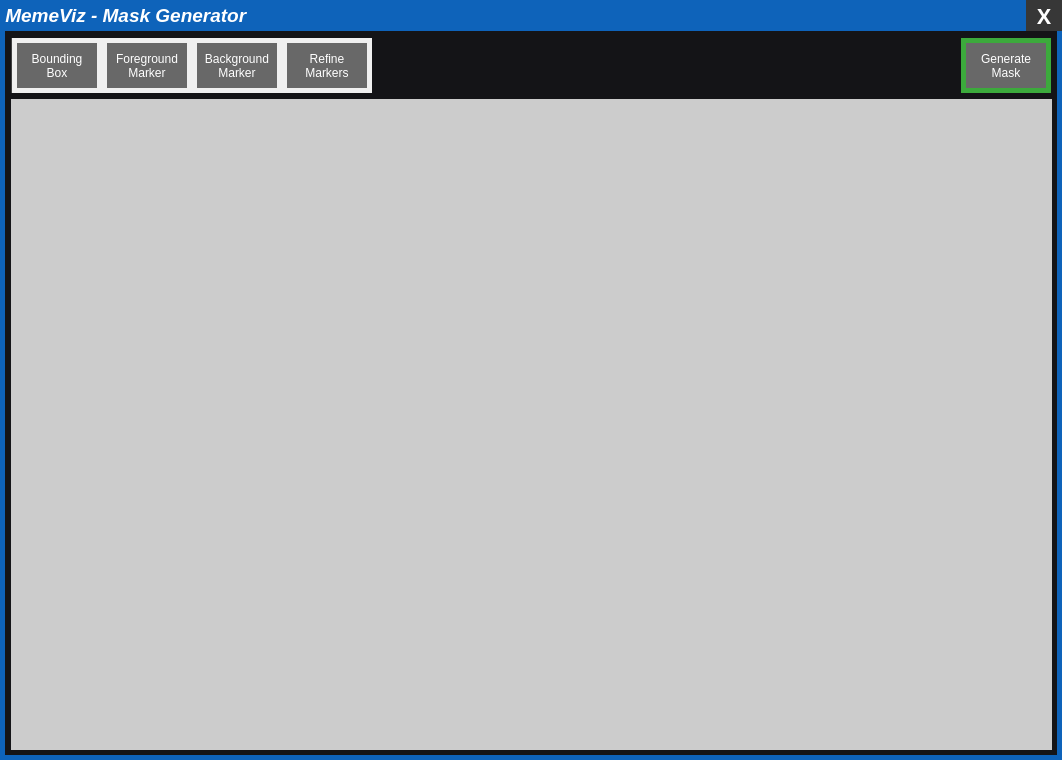
<?xml version="1.0" encoding="UTF-8"?>
<ui version="4.0">
 <class>segMask</class>
 <widget class="QDialog" name="segMask">
  <property name="geometry">
   <rect>
    <x>0</x>
    <y>0</y>
    <width>1062</width>
    <height>760</height>
   </rect>
  </property>
  <property name="windowTitle">
   <string>Dialog</string>
  </property>
  <property name="styleSheet">
   <string notr="true">QDialog {
	background-color: rgb(20,20,23);
}</string>
  </property>
  <property name="modal">
   <bool>true</bool>
  </property>
  <widget class="QGraphicsView" name="graphicsView_seg">
   <property name="geometry">
    <rect>
     <x>11</x>
     <y>99</y>
     <width>1041</width>
     <height>651</height>
    </rect>
   </property>
   <property name="cursor" stdset="0">
    <cursorShape>ArrowCursor</cursorShape>
   </property>
   <property name="autoFillBackground">
    <bool>false</bool>
   </property>
   <property name="styleSheet">
    <string notr="true">QGraphicsView {background-color:rgb(204,204,204);}</string>
   </property>
   <property name="frameShape">
    <enum>QFrame::NoFrame</enum>
   </property>
   <property name="frameShadow">
    <enum>QFrame::Plain</enum>
   </property>
   <property name="lineWidth">
    <number>10</number>
   </property>
   <property name="verticalScrollBarPolicy">
    <enum>Qt::ScrollBarAlwaysOff</enum>
   </property>
   <property name="horizontalScrollBarPolicy">
    <enum>Qt::ScrollBarAlwaysOff</enum>
   </property>
   <property name="backgroundBrush">
    <brush brushstyle="NoBrush">
     <color alpha="255">
      <red>0</red>
      <green>0</green>
      <blue>0</blue>
     </color>
    </brush>
   </property>
  </widget>
  <widget class="QPushButton" name="pushButton_mask">
   <property name="geometry">
    <rect>
     <x>966</x>
     <y>43</y>
     <width>80</width>
     <height>45</height>
    </rect>
   </property>
   <property name="styleSheet">
    <string notr="true">QPushButton#pushButton_mask {
	color: white;
    background-color:  rgb(104, 104, 104);
    border-style: none;
    border-width: 2px;
    border-color: rgb(104, 104, 104);
}
QPushButton#pushButton_mask:pressed {
    background-color: rgb(50, 50, 50);
    border-style: inset;
}</string>
   </property>
   <property name="text">
    <string>Generate
Mask</string>
   </property>
  </widget>
  <widget class="QPushButton" name="pushButton_forebox">
   <property name="geometry">
    <rect>
     <x>17</x>
     <y>43</y>
     <width>80</width>
     <height>45</height>
    </rect>
   </property>
   <property name="styleSheet">
    <string notr="true">QPushButton#pushButton_forebox {
	color: white;
    background-color:  rgb(104, 104, 104);
    border-style: none;
    border-width: 2px;
    border-color: rgb(104, 104, 104);
}
QPushButton#pushButton_forebox:pressed {
    background-color: rgb(50, 50, 50);
    border-style: inset;
}</string>
   </property>
   <property name="text">
    <string>Bounding
Box</string>
   </property>
  </widget>
  <widget class="QPushButton" name="pushButton_foreground">
   <property name="geometry">
    <rect>
     <x>107</x>
     <y>43</y>
     <width>80</width>
     <height>45</height>
    </rect>
   </property>
   <property name="styleSheet">
    <string notr="true">QPushButton#pushButton_foreground {
	color: white;
    background-color:  rgb(104, 104, 104);
    border-style: none;
    border-width: 2px;
    border-color: rgb(104, 104, 104);
}
QPushButton#pushButton_foreground:pressed {
    background-color: rgb(50, 50, 50);
    border-style: inset;
}</string>
   </property>
   <property name="text">
    <string>Foreground
Marker</string>
   </property>
  </widget>
  <widget class="QPushButton" name="pushButton_background">
   <property name="geometry">
    <rect>
     <x>197</x>
     <y>43</y>
     <width>80</width>
     <height>45</height>
    </rect>
   </property>
   <property name="styleSheet">
    <string notr="true">QPushButton#pushButton_background {
	color: white;
    background-color:  rgb(104, 104, 104);
    border-style: none;
    border-width: 2px;
    border-color: rgb(104, 104, 104);
}
QPushButton#pushButton_background:pressed {
    background-color: rgb(50, 50, 50);
    border-style: inset;
}</string>
   </property>
   <property name="text">
    <string>Background
Marker</string>
   </property>
  </widget>
  <widget class="QLabel" name="label">
   <property name="geometry">
    <rect>
     <x>11</x>
     <y>38</y>
     <width>361</width>
     <height>55</height>
    </rect>
   </property>
   <property name="styleSheet">
    <string notr="true">QLabel{
    background-color:  rgb(65, 65, 65);
}</string>
   </property>
   <property name="text">
    <string/>
   </property>
  </widget>
  <widget class="QLabel" name="label_2">
   <property name="geometry">
    <rect>
     <x>12</x>
     <y>38</y>
     <width>90</width>
     <height>55</height>
    </rect>
   </property>
   <property name="styleSheet">
    <string notr="true">QLabel{
    background-color:  rgb(240, 240, 240);
}</string>
   </property>
   <property name="text">
    <string/>
   </property>
  </widget>
  <widget class="QLabel" name="label_3">
   <property name="geometry">
    <rect>
     <x>102</x>
     <y>38</y>
     <width>90</width>
     <height>55</height>
    </rect>
   </property>
   <property name="styleSheet">
    <string notr="true">QLabel{
    background-color:  rgb(240, 240, 240);
}</string>
   </property>
   <property name="text">
    <string/>
   </property>
  </widget>
  <widget class="QLabel" name="label_4">
   <property name="geometry">
    <rect>
     <x>192</x>
     <y>38</y>
     <width>90</width>
     <height>55</height>
    </rect>
   </property>
   <property name="styleSheet">
    <string notr="true">QLabel{
    background-color:  rgb(240, 240, 240);
}</string>
   </property>
   <property name="text">
    <string/>
   </property>
  </widget>
  <widget class="QLabel" name="label_left">
   <property name="geometry">
    <rect>
     <x>0</x>
     <y>0</y>
     <width>5</width>
     <height>760</height>
    </rect>
   </property>
   <property name="font">
    <font>
     <family>Tunga</family>
     <pointsize>15</pointsize>
     <weight>75</weight>
     <italic>true</italic>
     <bold>true</bold>
    </font>
   </property>
   <property name="styleSheet">
    <string notr="true">QLabel#label_left {
	background-color: rgb(14,99, 186);
	color: white;
}</string>
   </property>
   <property name="text">
    <string/>
   </property>
  </widget>
  <widget class="QLabel" name="label_foot">
   <property name="geometry">
    <rect>
     <x>0</x>
     <y>755</y>
     <width>1062</width>
     <height>5</height>
    </rect>
   </property>
   <property name="font">
    <font>
     <family>Tunga</family>
     <pointsize>15</pointsize>
     <weight>75</weight>
     <italic>true</italic>
     <bold>true</bold>
    </font>
   </property>
   <property name="styleSheet">
    <string notr="true">QLabel#label_foot {
	background-color: rgb(14,99, 186);
	color: white;
}</string>
   </property>
   <property name="text">
    <string/>
   </property>
  </widget>
  <widget class="QLabel" name="label_right">
   <property name="geometry">
    <rect>
     <x>1057</x>
     <y>0</y>
     <width>5</width>
     <height>760</height>
    </rect>
   </property>
   <property name="font">
    <font>
     <family>Tunga</family>
     <pointsize>15</pointsize>
     <weight>75</weight>
     <italic>true</italic>
     <bold>true</bold>
    </font>
   </property>
   <property name="styleSheet">
    <string notr="true">QLabel#label_right {
	background-color: rgb(14,99, 186);
	color: white;
}</string>
   </property>
   <property name="text">
    <string/>
   </property>
  </widget>
  <widget class="QLabel" name="label_header">
   <property name="geometry">
    <rect>
     <x>0</x>
     <y>0</y>
     <width>1062</width>
     <height>31</height>
    </rect>
   </property>
   <property name="font">
    <font>
     <family>MS Sans Serif</family>
     <pointsize>14</pointsize>
     <weight>75</weight>
     <italic>true</italic>
     <bold>true</bold>
    </font>
   </property>
   <property name="styleSheet">
    <string notr="true">QLabel#label_header {
	background-color: rgb(14,99, 186);
	color: white;
}</string>
   </property>
   <property name="frameShape">
    <enum>QFrame::NoFrame</enum>
   </property>
   <property name="text">
    <string> MemeViz - Mask Generator</string>
   </property>
  </widget>
  <widget class="QLabel" name="label_5">
   <property name="geometry">
    <rect>
     <x>282</x>
     <y>38</y>
     <width>90</width>
     <height>55</height>
    </rect>
   </property>
   <property name="styleSheet">
    <string notr="true">QLabel{
    background-color:  rgb(240, 240, 240);
}</string>
   </property>
   <property name="text">
    <string/>
   </property>
  </widget>
  <widget class="QPushButton" name="pushButton_refine">
   <property name="geometry">
    <rect>
     <x>287</x>
     <y>43</y>
     <width>80</width>
     <height>45</height>
    </rect>
   </property>
   <property name="styleSheet">
    <string notr="true">QPushButton#pushButton_refine {
	color: white;
    background-color:  rgb(104, 104, 104);
    border-style: none;
    border-width: 2px;
    border-color: rgb(104, 104, 104);
}
QPushButton#pushButton_refine:pressed {
    background-color: rgb(50, 50, 50);
    border-style: inset;
}</string>
   </property>
   <property name="text">
    <string>Refine
Markers</string>
   </property>
  </widget>
  <widget class="QLabel" name="label_6">
   <property name="geometry">
    <rect>
     <x>961</x>
     <y>38</y>
     <width>90</width>
     <height>55</height>
    </rect>
   </property>
   <property name="styleSheet">
    <string notr="true">QLabel{
    background-color:  rgb(60, 170, 60);
}</string>
   </property>
   <property name="text">
    <string/>
   </property>
  </widget>
  <widget class="QPushButton" name="pushButton_close">
   <property name="geometry">
    <rect>
     <x>1026</x>
     <y>0</y>
     <width>36</width>
     <height>31</height>
    </rect>
   </property>
   <property name="font">
    <font>
     <family>Century Gothic</family>
     <pointsize>16</pointsize>
     <weight>75</weight>
     <bold>true</bold>
    </font>
   </property>
   <property name="mouseTracking">
    <bool>true</bool>
   </property>
   <property name="styleSheet">
    <string notr="true">QPushButton#pushButton_close {
	color: white;
    background-color:  rgb(55, 55, 55);
    border-style: none;
    border-width: 2px;
    border-color: rgb(104, 104, 104);
}
QPushButton#pushButton_close:pressed {
    background-color: rgb(220, 0, 0);
    border-style: inset;
}</string>
   </property>
   <property name="text">
    <string>X</string>
   </property>
   <property name="flat">
    <bool>true</bool>
   </property>
  </widget>
  <zorder>label_6</zorder>
  <zorder>label</zorder>
  <zorder>label_5</zorder>
  <zorder>label_4</zorder>
  <zorder>label_3</zorder>
  <zorder>label_2</zorder>
  <zorder>graphicsView_seg</zorder>
  <zorder>pushButton_mask</zorder>
  <zorder>pushButton_forebox</zorder>
  <zorder>pushButton_foreground</zorder>
  <zorder>pushButton_background</zorder>
  <zorder>label_left</zorder>
  <zorder>label_foot</zorder>
  <zorder>label_right</zorder>
  <zorder>label_header</zorder>
  <zorder>pushButton_refine</zorder>
  <zorder>pushButton_close</zorder>
 </widget>
 <resources>
  <include location="segMask.qrc"/>
 </resources>
 <connections/>
</ui>
